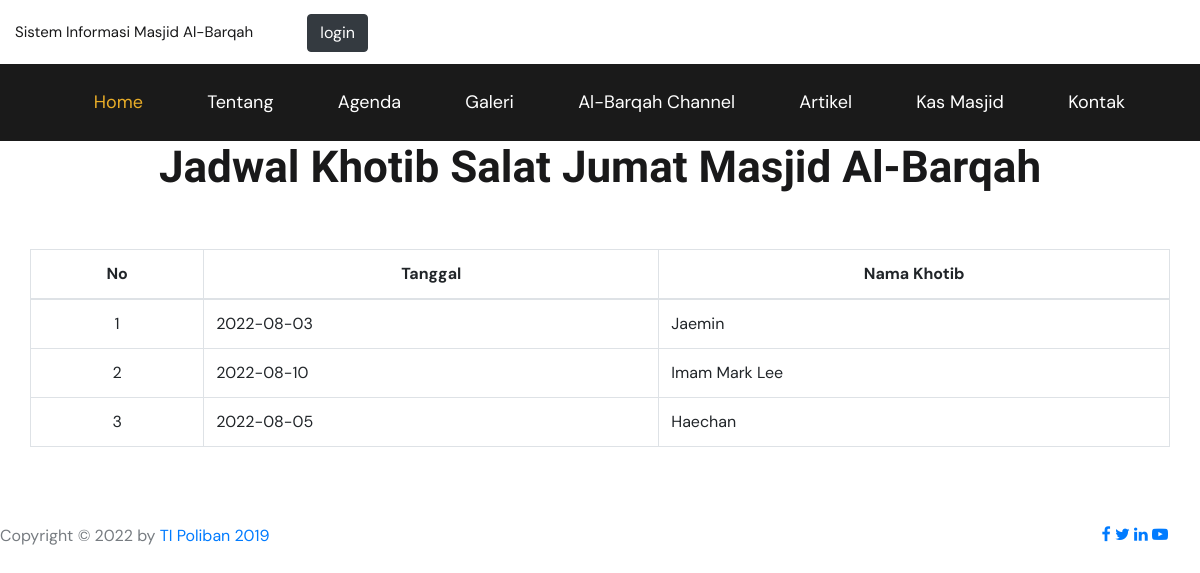
/index.php/home/soljum, run on the app's committed database.
### tables this page shows
CREATE TABLE `soljum` (
  `id_soljum` int(11) NOT NULL,
  `id_imam` int(11) NOT NULL,
  `tgl_soljum` date NOT NULL
);

CREATE TABLE `imam` (
  `id_imam` int(11) NOT NULL,
  `nama_imam` varchar(100) NOT NULL
);

### application/views/layout/v_content.php (called while the page is built)
<?php
if ($isi) {
	$this->load->view($isi);
}

### application/views/layout/v_wrapper.php (called while the page is built)
<?php
require_once('v_head.php');
require_once('v_nav.php');
require_once('v_content.php');
require_once('v_footer.php');

### application/controllers/Home.php (called while the page is built, shortened)
<?php
class Home extends CI_Controller {
	public function __construct()
	{
		$this->load->model('m_home');
		$this->load->model('m_galeri');
	}
	public function soljum()
	{
		$data = array(
			'title' => 'Jadwal Khotib Salat Jumat',
			'soljum' => $this->m_home->soljum(),
			'isi'=> 'v_soljum'
			);
		$this->load->view('layout/v_wrapper', $data, FALSE);
	}
}

### index.php (called while the page is built, shortened)
<?php
require_once BASEPATH.'core/CodeIgniter.php';

### application/models/M_home.php (called while the page is built, shortened)
<?php
class M_home extends CI_Model {
    public function soljum()
    {
        $this->db->select('*');
        $this->db->from('soljum');
         $this->db->join('imam', 'imam.id_imam = soljum.id_imam','left');
        $this->db->order_by('id_soljum', 'desc');
        return $this->db->get()->result();
    }
}

### application/views/v_soljum.php (the view, shortened to what this page needs)
<section class="padding ptb-xs-40">
	<div class="container">
		<div class="row">
			<div class="col-lg-12">
				<div class="headeing pb-30">
					<div class="section-title">
                         <h2>Jadwal Khotib Salat Jumat Masjid Al-Barqah</h2>
                     </div>
				</div>
				<div class="col-lg-12">
					<table class="table table-bordered">
						<thead class="dark-bg">
							<tr>
								<th class="text-center">No</th>
								<th class="text-center">Tanggal</th>
								<th class="text-center">Nama Khotib</th>
							</tr>
						</thead>
						<tbody>
							<?php $no=1; foreach ($soljum as $key => $value) { ?>
							<tr>
								<td class="text-center"> <?= $no++ ?> </td>
								<td><?= $value->tgl_soljum?> </td>
								<td><?= $value->nama_imam?> </td>
							</tr>
						<?php 	}?>
						</tbody>
					</table>
				</div>
			</div>
		</div>
	</div>
</section>

### template/front-end/css/style.css (style rules this page uses)
html, body { height: 100%; font-family: "DM Sans", sans-serif; -webkit-font-smoothing: antialiased; }
h1, h2, h3, h4, h5, h6 { margin: 0; color: #111111; font-weight: 600; font-family: "Barlow Condensed", sans-serif; }
h2 { font-size: 36px; }
.section-title { margin-bottom: 55px; text-align: center; }
.section-title h2 { font-size: 44px; color: #19191A; }
@media only screen and (min-width: 1200px) { .container { max-width: 1200px; } }

### data on the page
soljum: tgl_soljum "2022-08-03", id_imam.nama_imam "Jaemin"
soljum: tgl_soljum "2022-08-10", id_imam.nama_imam "Imam Mark Lee"
soljum: tgl_soljum "2022-08-05", id_imam.nama_imam "Haechan"
